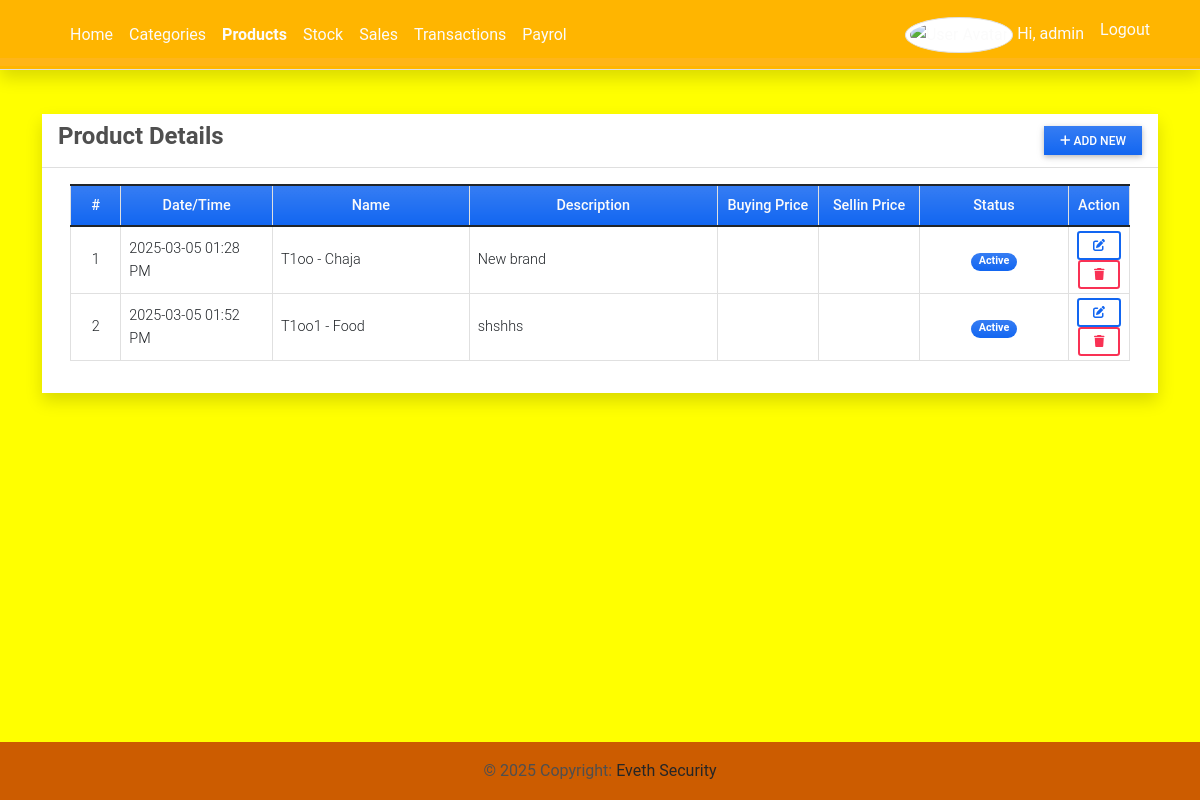
The app's page /product (signed in), older data.
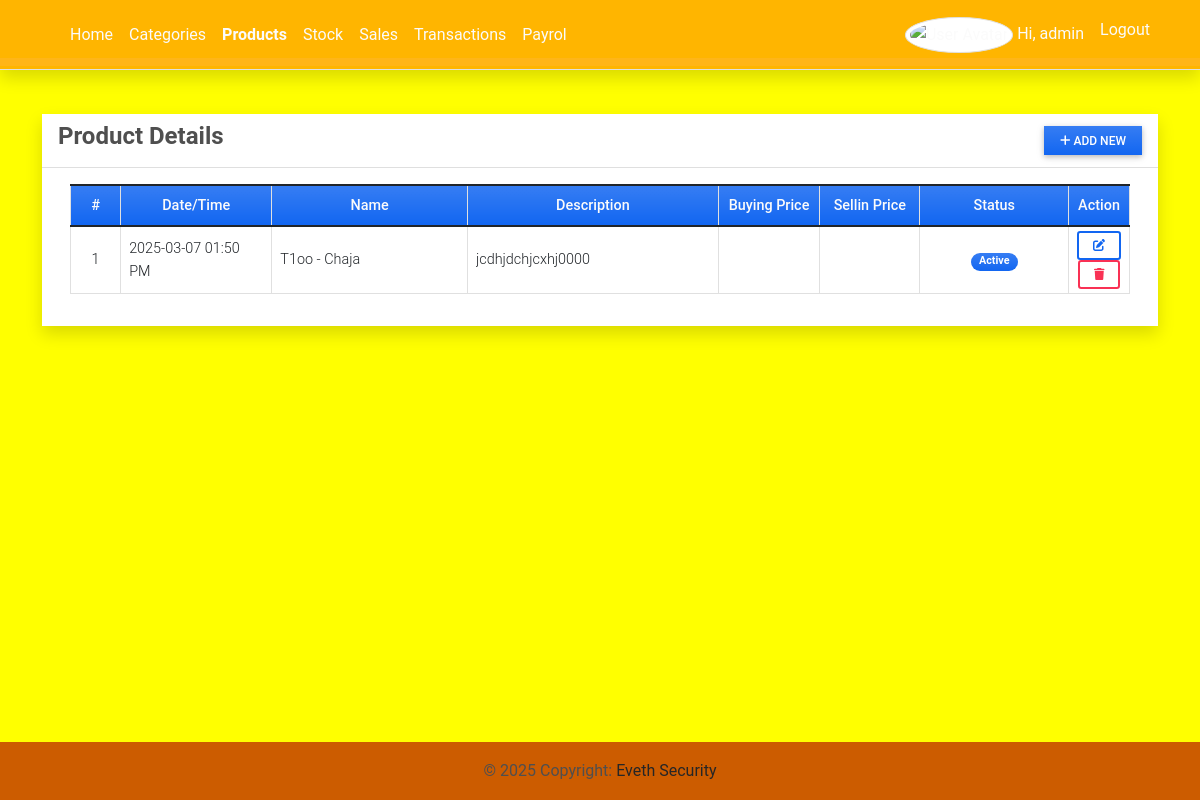
The same page, newer data.
### imsApp/models.py (models this page shows, shortened)
class Product(models.Model):
    category = models.ForeignKey(Category, on_delete=models.CASCADE, related_name="products")
    code=models.CharField(max_length=100,blank=True, null=True)
    name=models.CharField(max_length=250,blank=True, null=True)
    description = models.TextField()
    buying_price = models.FloatField(default=0)
    selling_price = models.FloatField(default=0)
    status = models.CharField(max_length=2, choices=(('1', 'Active'), ('2', 'Inactive')), default='1')
    date_created = models.DateTimeField(default=timezone.now)
    date_updated = models.DateTimeField(auto_now=True)
    def __str__(self):
        return f"{self.code or 'N/A'} - {self.name or 'Unnamed'}"

### imsApp/views.py (the view)
# urls.py: path('product',views.product_mgt,name='product-page'),
@login_required
def product_mgt(request):
    context['page_title'] = "Product List"
    products = Product.objects.all()
    context['products'] = products
    return render(request, 'product_mgt.html', context)

### imsApp/templates/product_mgt.html (shortened to what this page needs)
{% extends 'base.html' %} {% load humanize %} {% block pageContent %}
<div class="col-lg-12 col-md-12 col-sm-12 col-xs-12">
    <div class="card card-default rounded-0 shadow ">
        <div class="card-header">
            <div class="d-flex w-100 align-items-center justify-content-between">
                <h4 class="card-title fw-bold">Product Details</h4>
                <div class="tools">
                    <button type="button" class="btn btn-primary rounded-0 bg-gradient btn-sm" id='add_new'><i class="fa fa-plus"></i> Add New</button>
                </div>
            </div>
        </div>
        <div class="card-body">
            <div class="container-fluid">
                <table class="table table-bordered" id="product-list">
                    <colgroup>
                        <col width="5%">
                        <col width="15%">
                        <col width="20%">
                        <col width="25%">
                        <col width="10%">
                        <col width="10%">
                        <col width="15%">
                    </colgroup>
                    <thead>
                        <tr class="bg-gradient bg-primary bg-opacity-50 text-light">
                            <th class="px-2 py-2 text-center">#</th>
                            <th class="px-2 py-2 text-center">Date/Time</th>
                            <th class="px-2 py-2 text-center">Name</th>
                            <th class="px-2 py-2 text-center">Description</th>
                            <th class="px-2 py-2 text-center">Buying Price</th>
                            <th class="px-2 py-2 text-center">Sellin Price</th>
                            <th class="px-2 py-2 text-center">Status</th>
                            <th class="px-2 py-2 text-center">Action</th>
                        </tr>
                    </thead>
                    <tbody>
                        {% for product in products %}
                        <tr>
                            <td class="px-2 py-1 align-middle text-center">{{ forloop.counter }}</td>
                            <td class="px-2 py-1 align-middle">{{ product.date_created|date:"Y-m-d h:i A" }}</td>
                            <td class="px-2 py-1 align-middle">{{ product }}</td>
                            <td class="px-2 py-1 align-middle">
                                <p class="m-0 text-truncate">{{ product.description }}</p>
                            </td>
                            <td class="px-2 py-1 align-middle text-center">{{ product.b_price|intcomma }}</td>
                            <td class="px-2 py-1 align-middle text-center">{{ product.s_price|intcomma }}</td>
                            <td class="px-1 py-1 align-middle text-center">
                                {% if product.status == '1' %}
                                <span class="badge bg-primary bg-gradient rounded-pill px-2">Active</span> {% else %}
                                <span class="badge bg-secondary bg-gradient rounded-pill px-2">Inactive</span> {% endif %}
                            </td>
                            <td class="px-2 py-1 align-middle text-center">
                                <a class="btn btn-outline-primary btn-sm edit-data" href="javascript:void(0)" data-id="{{ product.pk }}" title="Edit">
                                    <i class="fa fa-edit"></i>
                                </a>
                                <button class="btn btn-outline-danger btn-sm delete-data" type="button" data-id="{{ product.pk }}" title="Delete">
                                    <i class="fa fa-trash"></i>
                                </button>
                            </td>
                        </tr>
                        {% endfor %}
                    </tbody>
                </table>
            </div>
        </div>
    </div>
</div>
{% endblock pageContent %}

Row changes from the older to the newer data that the page shows:
removed Product: date_created "2025-03-05 01:52 PM", code+name "T1oo1 - Food", description "shshhs", status "Active"
changed Product "T1oo - Chaja": date_created "2025-03-05 01:28 PM" → "2025-03-07 01:50 PM"; description "New brand" → "jcdhjdchjcxhj0000"
